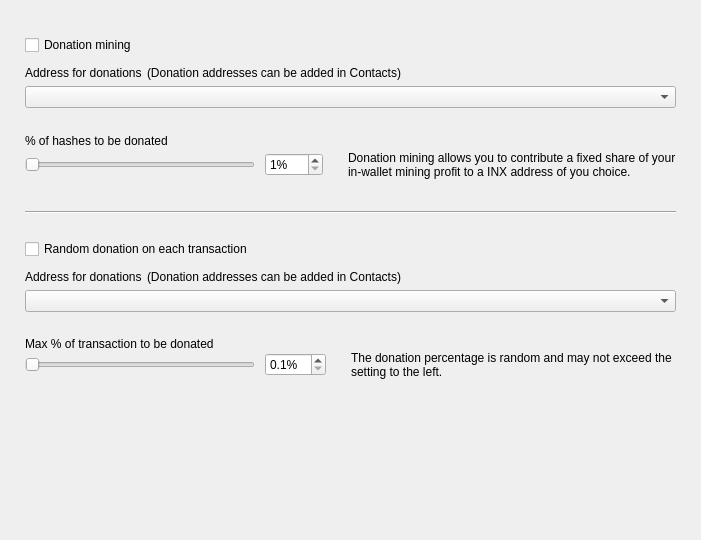
<?xml version="1.0" encoding="UTF-8"?>
<ui version="4.0">
 <class>DonationOptionsFrame</class>
 <widget class="QFrame" name="DonationOptionsFrame">
  <property name="geometry">
   <rect>
    <x>0</x>
    <y>0</y>
    <width>701</width>
    <height>540</height>
   </rect>
  </property>
  <property name="windowTitle">
   <string>Frame</string>
  </property>
  <property name="frameShape">
   <enum>QFrame::NoFrame</enum>
  </property>
  <property name="frameShadow">
   <enum>QFrame::Raised</enum>
  </property>
  <layout class="QVBoxLayout" name="verticalLayout">
   <property name="spacing">
    <number>10</number>
   </property>
   <property name="leftMargin">
    <number>25</number>
   </property>
   <property name="topMargin">
    <number>35</number>
   </property>
   <property name="rightMargin">
    <number>25</number>
   </property>
   <property name="bottomMargin">
    <number>0</number>
   </property>
   <item>
    <widget class="QCheckBox" name="m_enableDonationMiningCheck">
     <property name="text">
      <string>Donation mining</string>
     </property>
    </widget>
   </item>
   <item>
    <widget class="QFrame" name="m_donationMiningFrame">
     <property name="frameShape">
      <enum>QFrame::NoFrame</enum>
     </property>
     <property name="frameShadow">
      <enum>QFrame::Raised</enum>
     </property>
     <layout class="QGridLayout" name="gridLayout" columnstretch="1,0,0,1">
      <property name="leftMargin">
       <number>0</number>
      </property>
      <property name="topMargin">
       <number>0</number>
      </property>
      <property name="rightMargin">
       <number>0</number>
      </property>
      <property name="bottomMargin">
       <number>0</number>
      </property>
      <property name="horizontalSpacing">
       <number>10</number>
      </property>
      <property name="verticalSpacing">
       <number>0</number>
      </property>
      <item row="2" column="0" colspan="4">
       <widget class="QComboBox" name="m_donationMiningAddressCombo"/>
      </item>
      <item row="3" column="0" colspan="4">
       <spacer name="verticalSpacer_2">
        <property name="orientation">
         <enum>Qt::Vertical</enum>
        </property>
        <property name="sizeType">
         <enum>QSizePolicy::Fixed</enum>
        </property>
        <property name="sizeHint" stdset="0">
         <size>
          <width>20</width>
          <height>25</height>
         </size>
        </property>
       </spacer>
      </item>
      <item row="4" column="0" colspan="4">
       <widget class="WalletGui::WalletNormalBlackTextLabel" name="label_2">
        <property name="minimumSize">
         <size>
          <width>0</width>
          <height>16</height>
         </size>
        </property>
        <property name="text">
         <string>% of hashes to be donated</string>
        </property>
        <property name="indent">
         <number>0</number>
        </property>
       </widget>
      </item>
      <item row="5" column="1">
       <widget class="QSpinBox" name="m_donationMiningAmountSpin">
        <property name="suffix">
         <string>%</string>
        </property>
        <property name="minimum">
         <number>1</number>
        </property>
        <property name="maximum">
         <number>100</number>
        </property>
       </widget>
      </item>
      <item row="5" column="0">
       <widget class="QSlider" name="m_donationMiningAmountSlider">
        <property name="maximumSize">
         <size>
          <width>230</width>
          <height>16777215</height>
         </size>
        </property>
        <property name="minimum">
         <number>1</number>
        </property>
        <property name="maximum">
         <number>100</number>
        </property>
        <property name="orientation">
         <enum>Qt::Horizontal</enum>
        </property>
       </widget>
      </item>
      <item row="5" column="2">
       <spacer name="horizontalSpacer">
        <property name="orientation">
         <enum>Qt::Horizontal</enum>
        </property>
        <property name="sizeType">
         <enum>QSizePolicy::Fixed</enum>
        </property>
        <property name="sizeHint" stdset="0">
         <size>
          <width>5</width>
          <height>20</height>
         </size>
        </property>
       </spacer>
      </item>
      <item row="5" column="3" alignment="Qt::AlignVCenter">
       <widget class="WalletGui::WalletSmallGrayTextLabel" name="m_donationMiningCommentLabel">
        <property name="minimumSize">
         <size>
          <width>0</width>
          <height>32</height>
         </size>
        </property>
        <property name="text">
         <string>Donation mining allows you to contribute a fixed share of your in-wallet mining profit to a INX address of you choice.</string>
        </property>
        <property name="wordWrap">
         <bool>true</bool>
        </property>
        <property name="indent">
         <number>0</number>
        </property>
       </widget>
      </item>
      <item row="1" column="0" colspan="4">
       <spacer name="verticalSpacer_6">
        <property name="orientation">
         <enum>Qt::Vertical</enum>
        </property>
        <property name="sizeType">
         <enum>QSizePolicy::Fixed</enum>
        </property>
        <property name="sizeHint" stdset="0">
         <size>
          <width>20</width>
          <height>5</height>
         </size>
        </property>
       </spacer>
      </item>
      <item row="0" column="0" colspan="4">
       <layout class="QHBoxLayout" name="horizontalLayout" stretch="0,1">
        <property name="spacing">
         <number>5</number>
        </property>
        <property name="leftMargin">
         <number>0</number>
        </property>
        <item>
         <widget class="WalletGui::WalletNormalBlackTextLabel" name="label">
          <property name="minimumSize">
           <size>
            <width>0</width>
            <height>16</height>
           </size>
          </property>
          <property name="text">
           <string>Address for donations</string>
          </property>
          <property name="indent">
           <number>0</number>
          </property>
         </widget>
        </item>
        <item>
         <widget class="WalletGui::WalletSmallGrayTextLabel" name="label_5">
          <property name="text">
           <string>(Donation addresses can be added in Contacts)</string>
          </property>
         </widget>
        </item>
       </layout>
      </item>
     </layout>
    </widget>
   </item>
   <item>
    <spacer name="verticalSpacer_3">
     <property name="orientation">
      <enum>Qt::Vertical</enum>
     </property>
     <property name="sizeType">
      <enum>QSizePolicy::Fixed</enum>
     </property>
     <property name="sizeHint" stdset="0">
      <size>
       <width>20</width>
       <height>20</height>
      </size>
     </property>
    </spacer>
   </item>
   <item>
    <widget class="Line" name="line">
     <property name="frameShadow">
      <enum>QFrame::Sunken</enum>
     </property>
     <property name="orientation">
      <enum>Qt::Horizontal</enum>
     </property>
    </widget>
   </item>
   <item>
    <spacer name="verticalSpacer_4">
     <property name="orientation">
      <enum>Qt::Vertical</enum>
     </property>
     <property name="sizeType">
      <enum>QSizePolicy::Fixed</enum>
     </property>
     <property name="sizeHint" stdset="0">
      <size>
       <width>20</width>
       <height>15</height>
      </size>
     </property>
    </spacer>
   </item>
   <item>
    <widget class="QCheckBox" name="m_enableDonationChangeCheck">
     <property name="text">
      <string>Random donation on each transaction</string>
     </property>
    </widget>
   </item>
   <item>
    <widget class="QFrame" name="m_donationChangeFrame">
     <property name="frameShape">
      <enum>QFrame::NoFrame</enum>
     </property>
     <property name="frameShadow">
      <enum>QFrame::Raised</enum>
     </property>
     <layout class="QGridLayout" name="gridLayout_2" columnstretch="1,0,0,1">
      <property name="leftMargin">
       <number>0</number>
      </property>
      <property name="topMargin">
       <number>0</number>
      </property>
      <property name="rightMargin">
       <number>0</number>
      </property>
      <property name="bottomMargin">
       <number>0</number>
      </property>
      <property name="horizontalSpacing">
       <number>10</number>
      </property>
      <property name="verticalSpacing">
       <number>0</number>
      </property>
      <item row="3" column="0" colspan="4">
       <spacer name="verticalSpacer_5">
        <property name="orientation">
         <enum>Qt::Vertical</enum>
        </property>
        <property name="sizeType">
         <enum>QSizePolicy::Fixed</enum>
        </property>
        <property name="sizeHint" stdset="0">
         <size>
          <width>20</width>
          <height>25</height>
         </size>
        </property>
       </spacer>
      </item>
      <item row="4" column="0" colspan="4">
       <widget class="WalletGui::WalletNormalBlackTextLabel" name="label_3">
        <property name="text">
         <string>Max % of transaction to be donated</string>
        </property>
        <property name="indent">
         <number>0</number>
        </property>
       </widget>
      </item>
      <item row="5" column="0">
       <widget class="QSlider" name="m_donationChangeAmountSlider">
        <property name="maximumSize">
         <size>
          <width>230</width>
          <height>16777215</height>
         </size>
        </property>
        <property name="minimum">
         <number>1</number>
        </property>
        <property name="maximum">
         <number>100</number>
        </property>
        <property name="orientation">
         <enum>Qt::Horizontal</enum>
        </property>
       </widget>
      </item>
      <item row="2" column="0" colspan="4">
       <widget class="QComboBox" name="m_donationChangeAddressCombo"/>
      </item>
      <item row="5" column="3" alignment="Qt::AlignVCenter">
       <widget class="WalletGui::WalletSmallGrayTextLabel" name="m_donationChangeCommentLabel">
        <property name="text">
         <string>The donation percentage is random and may not exceed the setting to the left.</string>
        </property>
        <property name="wordWrap">
         <bool>true</bool>
        </property>
        <property name="indent">
         <number>0</number>
        </property>
       </widget>
      </item>
      <item row="5" column="1">
       <widget class="QDoubleSpinBox" name="m_donationChangeAmountSpin">
        <property name="suffix">
         <string>%</string>
        </property>
        <property name="decimals">
         <number>1</number>
        </property>
        <property name="minimum">
         <double>0.100000000000000</double>
        </property>
        <property name="maximum">
         <double>10.000000000000000</double>
        </property>
        <property name="singleStep">
         <double>0.100000000000000</double>
        </property>
       </widget>
      </item>
      <item row="5" column="2">
       <spacer name="horizontalSpacer_2">
        <property name="orientation">
         <enum>Qt::Horizontal</enum>
        </property>
        <property name="sizeType">
         <enum>QSizePolicy::Fixed</enum>
        </property>
        <property name="sizeHint" stdset="0">
         <size>
          <width>5</width>
          <height>20</height>
         </size>
        </property>
       </spacer>
      </item>
      <item row="1" column="0" colspan="4">
       <spacer name="verticalSpacer_7">
        <property name="orientation">
         <enum>Qt::Vertical</enum>
        </property>
        <property name="sizeType">
         <enum>QSizePolicy::Fixed</enum>
        </property>
        <property name="sizeHint" stdset="0">
         <size>
          <width>20</width>
          <height>5</height>
         </size>
        </property>
       </spacer>
      </item>
      <item row="0" column="0" colspan="4">
       <layout class="QHBoxLayout" name="horizontalLayout_2" stretch="0,1">
        <property name="spacing">
         <number>5</number>
        </property>
        <property name="leftMargin">
         <number>0</number>
        </property>
        <item>
         <widget class="WalletGui::WalletNormalBlackTextLabel" name="label_4">
          <property name="minimumSize">
           <size>
            <width>0</width>
            <height>16</height>
           </size>
          </property>
          <property name="text">
           <string>Address for donations</string>
          </property>
          <property name="indent">
           <number>0</number>
          </property>
         </widget>
        </item>
        <item>
         <widget class="WalletGui::WalletSmallGrayTextLabel" name="label_6">
          <property name="text">
           <string>(Donation addresses can be added in Contacts)</string>
          </property>
         </widget>
        </item>
       </layout>
      </item>
     </layout>
    </widget>
   </item>
   <item>
    <spacer name="verticalSpacer">
     <property name="orientation">
      <enum>Qt::Vertical</enum>
     </property>
     <property name="sizeType">
      <enum>QSizePolicy::Expanding</enum>
     </property>
     <property name="sizeHint" stdset="0">
      <size>
       <width>20</width>
       <height>10</height>
      </size>
     </property>
    </spacer>
   </item>
  </layout>
 </widget>
 <customwidgets>
  <customwidget>
   <class>WalletGui::WalletSmallGrayTextLabel</class>
   <extends>QLabel</extends>
   <header>Gui/Common/WalletTextLabel.h</header>
  </customwidget>
  <customwidget>
   <class>WalletGui::WalletNormalBlackTextLabel</class>
   <extends>QLabel</extends>
   <header>Gui/Common/WalletTextLabel.h</header>
  </customwidget>
 </customwidgets>
 <resources/>
 <connections>
  <connection>
   <sender>m_enableDonationMiningCheck</sender>
   <signal>toggled(bool)</signal>
   <receiver>m_donationMiningFrame</receiver>
   <slot>setEnabled(bool)</slot>
   <hints>
    <hint type="sourcelabel">
     <x>353</x>
     <y>41</y>
    </hint>
    <hint type="destinationlabel">
     <x>350</x>
     <y>115</y>
    </hint>
   </hints>
  </connection>
  <connection>
   <sender>m_donationMiningAmountSlider</sender>
   <signal>valueChanged(int)</signal>
   <receiver>DonationOptionsFrame</receiver>
   <slot>donationMiningAmountChanged(int)</slot>
   <hints>
    <hint type="sourcelabel">
     <x>187</x>
     <y>155</y>
    </hint>
    <hint type="destinationlabel">
     <x>350</x>
     <y>269</y>
    </hint>
   </hints>
  </connection>
  <connection>
   <sender>m_donationMiningAmountSpin</sender>
   <signal>valueChanged(int)</signal>
   <receiver>DonationOptionsFrame</receiver>
   <slot>donationMiningAmountChanged(int)</slot>
   <hints>
    <hint type="sourcelabel">
     <x>391</x>
     <y>155</y>
    </hint>
    <hint type="destinationlabel">
     <x>350</x>
     <y>269</y>
    </hint>
   </hints>
  </connection>
  <connection>
   <sender>m_enableDonationChangeCheck</sender>
   <signal>toggled(bool)</signal>
   <receiver>m_donationChangeFrame</receiver>
   <slot>setEnabled(bool)</slot>
   <hints>
    <hint type="sourcelabel">
     <x>353</x>
     <y>237</y>
    </hint>
    <hint type="destinationlabel">
     <x>350</x>
     <y>328</y>
    </hint>
   </hints>
  </connection>
  <connection>
   <sender>m_donationChangeAmountSlider</sender>
   <signal>valueChanged(int)</signal>
   <receiver>DonationOptionsFrame</receiver>
   <slot>donationChangeAmountChanged(int)</slot>
   <hints>
    <hint type="sourcelabel">
     <x>187</x>
     <y>385</y>
    </hint>
    <hint type="destinationlabel">
     <x>350</x>
     <y>269</y>
    </hint>
   </hints>
  </connection>
  <connection>
   <sender>m_donationChangeAmountSpin</sender>
   <signal>valueChanged(double)</signal>
   <receiver>DonationOptionsFrame</receiver>
   <slot>donationChangeAmountChanged(double)</slot>
   <hints>
    <hint type="sourcelabel">
     <x>433</x>
     <y>353</y>
    </hint>
    <hint type="destinationlabel">
     <x>350</x>
     <y>269</y>
    </hint>
   </hints>
  </connection>
 </connections>
 <slots>
  <slot>donationMiningAmountChanged(int)</slot>
  <slot>donationChangeAmountChanged(int)</slot>
  <slot>donationChangeAmountChanged(double)</slot>
 </slots>
</ui>
